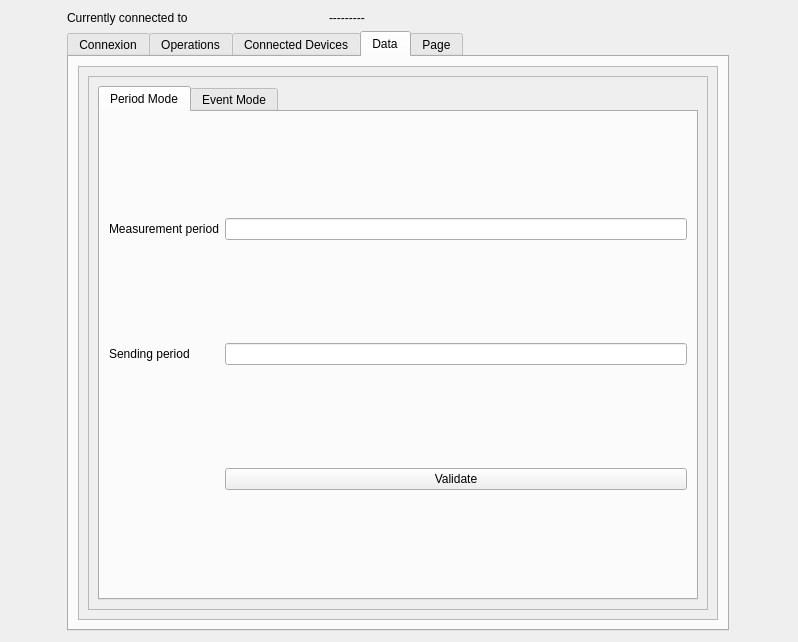
<?xml version="1.0" encoding="UTF-8"?>
<ui version="4.0">
 <class>Widget</class>
 <widget class="QWidget" name="Widget">
  <property name="geometry">
   <rect>
    <x>0</x>
    <y>0</y>
    <width>798</width>
    <height>642</height>
   </rect>
  </property>
  <property name="windowTitle">
   <string>Widget</string>
  </property>
  <layout class="QGridLayout" name="gridLayout_2">
   <item row="0" column="0">
    <widget class="QLabel" name="CurrentDevic_label">
     <property name="maximumSize">
      <size>
       <width>200</width>
       <height>200</height>
      </size>
     </property>
     <property name="text">
      <string>Currently connected to </string>
     </property>
    </widget>
   </item>
   <item row="0" column="1">
    <widget class="QLabel" name="currentDevice_display">
     <property name="maximumSize">
      <size>
       <width>400</width>
       <height>400</height>
      </size>
     </property>
     <property name="text">
      <string>---------</string>
     </property>
    </widget>
   </item>
   <item row="1" column="0" colspan="2">
    <widget class="QTabWidget" name="tabWidget">
     <property name="accessibleName">
      <string/>
     </property>
     <property name="currentIndex">
      <number>3</number>
     </property>
     <widget class="QWidget" name="Connexion_tab">
      <attribute name="title">
       <string>Connexion</string>
      </attribute>
      <layout class="QGridLayout" name="gridLayout_5">
       <item row="9" column="0">
        <widget class="QTabWidget" name="tabs">
         <property name="currentIndex">
          <number>2</number>
         </property>
         <widget class="QWidget" name="tab_createIface">
          <attribute name="title">
           <string>Create interface</string>
          </attribute>
          <layout class="QGridLayout" name="gridLayout_3">
           <item row="0" column="0">
            <widget class="QScrollArea" name="scrollArea">
             <property name="widgetResizable">
              <bool>true</bool>
             </property>
             <widget class="QWidget" name="scrollAreaWidgetContents_3">
              <property name="geometry">
               <rect>
                <x>0</x>
                <y>0</y>
                <width>630</width>
                <height>522</height>
               </rect>
              </property>
              <layout class="QGridLayout" name="gridLayout">
               <item row="5" column="1">
                <widget class="QLineEdit" name="createIface_inputDataSteam"/>
               </item>
               <item row="3" column="1">
                <widget class="QLineEdit" name="createIface_inputPskId"/>
               </item>
               <item row="3" column="2">
                <widget class="QLabel" name="label">
                 <property name="text">
                  <string/>
                 </property>
                </widget>
               </item>
               <item row="0" column="0">
                <widget class="QLabel" name="createIface_labelId">
                 <property name="text">
                  <string>Id</string>
                 </property>
                </widget>
               </item>
               <item row="0" column="1">
                <widget class="QLineEdit" name="createIface_inputId"/>
               </item>
               <item row="4" column="0">
                <widget class="QLabel" name="createIface_labelPsk">
                 <property name="text">
                  <string>PSK</string>
                 </property>
                </widget>
               </item>
               <item row="1" column="0">
                <widget class="QLabel" name="createIface_labelDescription">
                 <property name="text">
                  <string>Description</string>
                 </property>
                </widget>
               </item>
               <item row="3" column="0">
                <widget class="QLabel" name="createIface_labelPskId">
                 <property name="text">
                  <string>PSK Id</string>
                 </property>
                </widget>
               </item>
               <item row="1" column="1">
                <widget class="QLineEdit" name="createIface_inputDescription"/>
               </item>
               <item row="5" column="0">
                <widget class="QLabel" name="createIface_labelDataStreamId">
                 <property name="text">
                  <string>Data Stream Id</string>
                 </property>
                </widget>
               </item>
               <item row="4" column="1">
                <widget class="QLineEdit" name="createIface_inputPsk"/>
               </item>
               <item row="6" column="0" colspan="3">
                <widget class="QPushButton" name="createIface_validateButton">
                 <property name="text">
                  <string>Create</string>
                 </property>
                </widget>
               </item>
              </layout>
             </widget>
            </widget>
           </item>
          </layout>
         </widget>
         <widget class="QWidget" name="tab_connectClient">
          <attribute name="title">
           <string>Connect client</string>
          </attribute>
          <layout class="QGridLayout" name="gridLayout_6">
           <item row="0" column="1">
            <widget class="QLineEdit" name="connectClient_inputEndPointName"/>
           </item>
           <item row="3" column="1">
            <widget class="QPushButton" name="connectClient_validateButton">
             <property name="text">
              <string>Connect</string>
             </property>
            </widget>
           </item>
           <item row="2" column="1">
            <widget class="QLineEdit" name="connectClient_inputPsk"/>
           </item>
           <item row="1" column="1">
            <widget class="QLineEdit" name="connectClient_inputPskId"/>
           </item>
           <item row="0" column="0">
            <widget class="QLabel" name="connectClient_labelEndPointName">
             <property name="text">
              <string>Endpoint </string>
             </property>
            </widget>
           </item>
           <item row="1" column="0">
            <widget class="QLabel" name="connectClient_labelEndPointName_2">
             <property name="text">
              <string>PSK Id</string>
             </property>
            </widget>
           </item>
           <item row="2" column="0">
            <widget class="QLabel" name="connectClient_labelEndPointName_3">
             <property name="text">
              <string>PSK</string>
             </property>
            </widget>
           </item>
          </layout>
         </widget>
         <widget class="QWidget" name="tab_showResouces">
          <attribute name="title">
           <string>Show Resources</string>
          </attribute>
          <layout class="QGridLayout" name="gridLayout_7">
           <item row="2" column="1">
            <widget class="QPushButton" name="showResources_validateButton">
             <property name="text">
              <string>Show resources</string>
             </property>
            </widget>
           </item>
           <item row="0" column="1">
            <widget class="QLineEdit" name="showResources_InputId"/>
           </item>
           <item row="1" column="1">
            <widget class="QTextBrowser" name="showResources_display"/>
           </item>
           <item row="0" column="0">
            <widget class="QLabel" name="showResources_labelid">
             <property name="text">
              <string>Id</string>
             </property>
            </widget>
           </item>
          </layout>
         </widget>
         <widget class="QWidget" name="tab_addResources">
          <attribute name="title">
           <string>Add resources</string>
          </attribute>
          <layout class="QGridLayout" name="gridLayout_8">
           <item row="0" column="1">
            <widget class="QLineEdit" name="addResource_inputId"/>
           </item>
           <item row="1" column="0" colspan="2">
            <widget class="QPushButton" name="addResource_validatioButton">
             <property name="text">
              <string>Add</string>
             </property>
            </widget>
           </item>
           <item row="0" column="0">
            <widget class="QLabel" name="label_12">
             <property name="text">
              <string>Resource Id</string>
             </property>
            </widget>
           </item>
          </layout>
         </widget>
         <widget class="QWidget" name="tab_deleteIface">
          <attribute name="title">
           <string>Delete interface</string>
          </attribute>
          <layout class="QGridLayout" name="gridLayout_9">
           <item row="0" column="0">
            <widget class="QLabel" name="deleteInterface_labelId">
             <property name="text">
              <string>Id</string>
             </property>
            </widget>
           </item>
           <item row="0" column="1">
            <widget class="QLineEdit" name="deleteInterface_inputId"/>
           </item>
           <item row="1" column="1">
            <widget class="QPushButton" name="deleteInterface_validateButton">
             <property name="text">
              <string>Delete</string>
             </property>
            </widget>
           </item>
          </layout>
         </widget>
        </widget>
       </item>
      </layout>
     </widget>
     <widget class="QWidget" name="Operations_tab">
      <attribute name="title">
       <string>Operations</string>
      </attribute>
      <layout class="QGridLayout" name="gridLayout_4">
       <item row="0" column="0">
        <widget class="QScrollArea" name="scrollArea_2">
         <property name="widgetResizable">
          <bool>true</bool>
         </property>
         <widget class="QWidget" name="scrollAreaWidgetContents">
          <property name="geometry">
           <rect>
            <x>0</x>
            <y>0</y>
            <width>646</width>
            <height>565</height>
           </rect>
          </property>
          <layout class="QGridLayout" name="gridLayout_17">
           <item row="1" column="0">
            <layout class="QHBoxLayout" name="horizontalLayout">
             <item>
              <widget class="QTabWidget" name="RWX_validateButton">
               <property name="layoutDirection">
                <enum>Qt::LeftToRight</enum>
               </property>
               <property name="currentIndex">
                <number>1</number>
               </property>
               <widget class="QWidget" name="tab_deviceInfos">
                <attribute name="title">
                 <string>Detailed objects</string>
                </attribute>
                <layout class="QGridLayout" name="gridLayout_10">
                 <item row="1" column="0">
                  <widget class="QLabel" name="detailedObjects_objectPath">
                   <property name="text">
                    <string>Object path</string>
                   </property>
                  </widget>
                 </item>
                 <item row="0" column="1">
                  <widget class="QLineEdit" name="detailedObjects_deviceId_Input"/>
                 </item>
                 <item row="1" column="1">
                  <widget class="QLineEdit" name="detailedObjects_objectPath_Input"/>
                 </item>
                 <item row="0" column="0">
                  <widget class="QLabel" name="detailedObjects_deviceId">
                   <property name="text">
                    <string>Device Id</string>
                   </property>
                  </widget>
                 </item>
                 <item row="2" column="1">
                  <widget class="QTextBrowser" name="detailedObjects_display"/>
                 </item>
                </layout>
               </widget>
               <widget class="QWidget" name="tab_4">
                <attribute name="title">
                 <string>Registered Operations</string>
                </attribute>
                <layout class="QGridLayout" name="gridLayout_21">
                 <item row="5" column="1">
                  <widget class="QTextBrowser" name="registeredOps_display"/>
                 </item>
                 <item row="4" column="0">
                  <widget class="QLabel" name="label_3">
                   <property name="text">
                    <string>Body</string>
                   </property>
                  </widget>
                 </item>
                 <item row="1" column="1">
                  <widget class="QLineEdit" name="OpsRegisteredOps_idDeviceInput"/>
                 </item>
                 <item row="1" column="0">
                  <widget class="QLabel" name="OpsRegisteredOps_idDevice">
                   <property name="text">
                    <string>Device</string>
                   </property>
                  </widget>
                 </item>
                 <item row="6" column="1">
                  <widget class="QPushButton" name="registeredDevices_validateButton">
                   <property name="text">
                    <string>Show registered operations</string>
                   </property>
                  </widget>
                 </item>
                </layout>
               </widget>
               <widget class="QWidget" name="tab_3">
                <attribute name="title">
                 <string>Create a new operation</string>
                </attribute>
                <layout class="QGridLayout" name="gridLayout_20">
                 <item row="1" column="0">
                  <widget class="QLabel" name="newOps_Body">
                   <property name="text">
                    <string>Body</string>
                   </property>
                  </widget>
                 </item>
                 <item row="0" column="0">
                  <widget class="QLabel" name="newOps_createNewOps">
                   <property name="text">
                    <string>Device</string>
                   </property>
                  </widget>
                 </item>
                 <item row="2" column="1">
                  <widget class="QTextBrowser" name="createNewOps_display"/>
                 </item>
                 <item row="1" column="1">
                  <widget class="QTextEdit" name="createNewOps_bodyInput">
                   <property name="html">
                    <string>&lt;!DOCTYPE HTML PUBLIC &quot;-//W3C//DTD HTML 4.0//EN&quot; &quot;http://www.w3.org/TR/REC-html40/strict.dtd&quot;&gt;
&lt;html&gt;&lt;head&gt;&lt;meta name=&quot;qrichtext&quot; content=&quot;1&quot; /&gt;&lt;meta charset=&quot;utf-8&quot; /&gt;&lt;style type=&quot;text/css&quot;&gt;
p, li { white-space: pre-wrap; }
&lt;/style&gt;&lt;/head&gt;&lt;body style=&quot; font-family:'Segoe UI'; font-size:9pt; font-weight:400; font-style:normal;&quot;&gt;
&lt;p style=&quot; margin-top:0px; margin-bottom:0px; margin-left:0px; margin-right:0px; -qt-block-indent:0; text-indent:0px;&quot;&gt;&lt;span style=&quot; font-family:'Ubuntu'; font-size:11pt;&quot;&gt;{&amp;quot;type&amp;quot;:&amp;quot;READ&amp;quot;,&lt;/span&gt;&lt;/p&gt;
&lt;p style=&quot; margin-top:0px; margin-bottom:0px; margin-left:0px; margin-right:0px; -qt-block-indent:0; text-indent:0px;&quot;&gt;&lt;span style=&quot; font-family:'Ubuntu'; font-size:11pt;&quot;&gt;&amp;quot;paths&amp;quot;:[&amp;quot;/1/0&amp;quot;]&lt;/span&gt;&lt;/p&gt;
&lt;p style=&quot; margin-top:0px; margin-bottom:0px; margin-left:0px; margin-right:0px; -qt-block-indent:0; text-indent:0px;&quot;&gt;&lt;span style=&quot; font-family:'Ubuntu'; font-size:11pt;&quot;&gt;}&lt;/span&gt;&lt;/p&gt;&lt;/body&gt;&lt;/html&gt;</string>
                   </property>
                  </widget>
                 </item>
                 <item row="0" column="1">
                  <widget class="QLineEdit" name="CreateNewOps_idDeviceInput"/>
                 </item>
                 <item row="3" column="1">
                  <widget class="QPushButton" name="createNewOps_validateButton">
                   <property name="text">
                    <string>Create new operation</string>
                   </property>
                  </widget>
                 </item>
                </layout>
               </widget>
               <widget class="QWidget" name="tab_5">
                <property name="enabled">
                 <bool>false</bool>
                </property>
                <attribute name="title">
                 <string>Read/Write/Execute</string>
                </attribute>
                <layout class="QGridLayout" name="gridLayout_19">
                 <item row="2" column="1">
                  <widget class="QTextEdit" name="RWX_bodyInput_2"/>
                 </item>
                 <item row="1" column="0">
                  <widget class="QLabel" name="Read_idLabel">
                   <property name="text">
                    <string>Device</string>
                   </property>
                  </widget>
                 </item>
                 <item row="3" column="1">
                  <widget class="QTextBrowser" name="RWX_display"/>
                 </item>
                 <item row="2" column="0">
                  <widget class="QLabel" name="RWX_labelBody">
                   <property name="text">
                    <string>Body</string>
                   </property>
                  </widget>
                 </item>
                 <item row="1" column="1">
                  <widget class="QLineEdit" name="OpsRead_idDeviceInput"/>
                 </item>
                 <item row="4" column="1">
                  <widget class="QPushButton" name="pushButton_3">
                   <property name="text">
                    <string>Validate</string>
                   </property>
                  </widget>
                 </item>
                </layout>
               </widget>
              </widget>
             </item>
            </layout>
           </item>
          </layout>
         </widget>
        </widget>
       </item>
      </layout>
     </widget>
     <widget class="QWidget" name="tab">
      <attribute name="title">
       <string>Connected Devices</string>
      </attribute>
      <layout class="QGridLayout" name="gridLayout_33">
       <item row="0" column="0">
        <widget class="QScrollArea" name="scrollArea_6">
         <property name="widgetResizable">
          <bool>true</bool>
         </property>
         <widget class="QWidget" name="scrollAreaWidgetContents_6">
          <property name="geometry">
           <rect>
            <x>0</x>
            <y>0</y>
            <width>646</width>
            <height>565</height>
           </rect>
          </property>
          <layout class="QGridLayout" name="gridLayout_34">
           <item row="2" column="0">
            <widget class="QTextBrowser" name="connectedDevices_display"/>
           </item>
           <item row="0" column="0">
            <widget class="QPushButton" name="showConnectedDevices_validateButton">
             <property name="text">
              <string>Show Connected Devices</string>
             </property>
            </widget>
           </item>
          </layout>
         </widget>
        </widget>
       </item>
      </layout>
     </widget>
     <widget class="QWidget" name="Datamessages_tab">
      <attribute name="title">
       <string>Data</string>
      </attribute>
      <layout class="QGridLayout" name="gridLayout_11">
       <item row="0" column="0">
        <widget class="QScrollArea" name="scrollArea_3">
         <property name="widgetResizable">
          <bool>true</bool>
         </property>
         <widget class="QWidget" name="scrollAreaWidgetContents_2">
          <property name="geometry">
           <rect>
            <x>0</x>
            <y>0</y>
            <width>646</width>
            <height>565</height>
           </rect>
          </property>
          <layout class="QGridLayout" name="gridLayout_12">
           <item row="0" column="0" colspan="2">
            <widget class="QScrollArea" name="scrollArea_9">
             <property name="widgetResizable">
              <bool>true</bool>
             </property>
             <widget class="QWidget" name="scrollAreaWidgetContents_9">
              <property name="geometry">
               <rect>
                <x>0</x>
                <y>0</y>
                <width>632</width>
                <height>551</height>
               </rect>
              </property>
              <layout class="QGridLayout" name="gridLayout_38">
               <item row="0" column="0">
                <widget class="QTabWidget" name="PeriodMode_ValidateButton">
                 <property name="currentIndex">
                  <number>0</number>
                 </property>
                 <widget class="QWidget" name="tab_11">
                  <attribute name="title">
                   <string>Period Mode</string>
                  </attribute>
                  <layout class="QGridLayout" name="gridLayout_39">
                   <item row="0" column="0">
                    <widget class="QLabel" name="SendingPeriod_Label_2">
                     <property name="text">
                      <string>Measurement period</string>
                     </property>
                    </widget>
                   </item>
                   <item row="0" column="1">
                    <widget class="QLineEdit" name="Measurement_Input"/>
                   </item>
                   <item row="1" column="0">
                    <widget class="QLabel" name="SendingPeriod_Label">
                     <property name="text">
                      <string>Sending period</string>
                     </property>
                    </widget>
                   </item>
                   <item row="1" column="1">
                    <widget class="QLineEdit" name="SendingPeriod_Input"/>
                   </item>
                   <item row="2" column="1">
                    <widget class="QPushButton" name="pushButton_2">
                     <property name="text">
                      <string>Validate</string>
                     </property>
                    </widget>
                   </item>
                  </layout>
                 </widget>
                 <widget class="QWidget" name="tab_12">
                  <attribute name="title">
                   <string>Event Mode</string>
                  </attribute>
                 </widget>
                </widget>
               </item>
              </layout>
             </widget>
            </widget>
           </item>
          </layout>
         </widget>
        </widget>
       </item>
      </layout>
     </widget>
     <widget class="QWidget" name="tab_2">
      <attribute name="title">
       <string>Page</string>
      </attribute>
      <layout class="QGridLayout" name="gridLayout_24"/>
     </widget>
    </widget>
   </item>
  </layout>
 </widget>
 <resources/>
 <connections/>
</ui>
